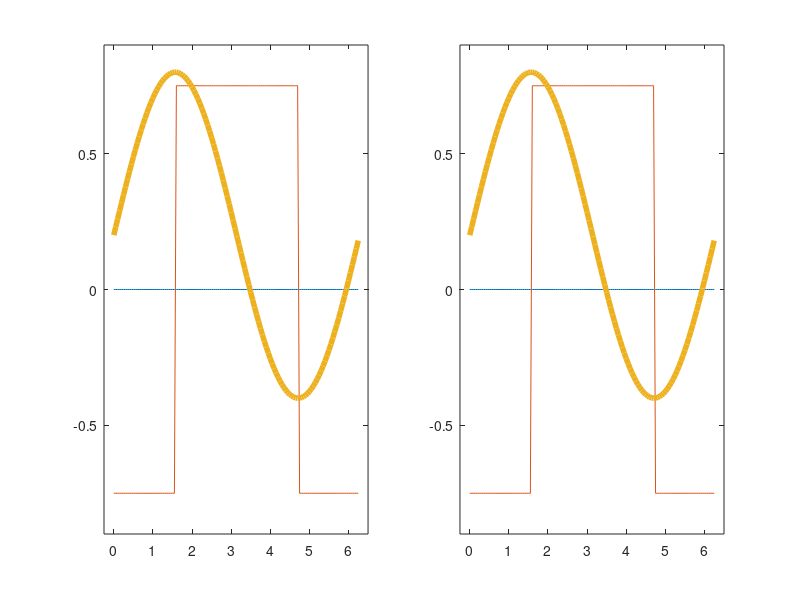

Source code (MATLAB): (Note: this script raises an error after producing the figure.)

%% - Example 1, XKCDify simple line plots
clear;
close all;

figure('Position', [100 460 1120 420]);
a(1) = subplot(121); a(2) = subplot(122);

x = 0:.05:2*pi;
y1 = zeros(size(x));  % flat line
y2 =  mod(round(x / pi),2)*1.5 - .75; % Square wave
y3 = .2 + .6 * sin(x); % sine wave

plot(x,y1,x,y2,x,y3, 'linewidth', 4, 'Parent', a(1));
plot(x,y1,x,y2,x,y3, 'linewidth', 4, 'Parent', a(2));
set(a, 'XLim', [x(1) - .25, x(end)+.25], 'YLim', [-.9 .9]);

xkcdify(gca);

%% - Example 2, XKCDify a bar plot with a line plot on top
clear; close all;

figure('Position', [100 460 1120 420]);
a(1) = subplot(121); a(2) = subplot(122);


x = [0:.1:5];
y = 1 + (x-2).^2;

bar([ 3 2 4 6], 'Parent', a(1));
line(x,y,'Color', 'r', 'lineWidth', 3, 'Parent', a(1));
bar([ 3 2 4 6], 'Parent', a(2));
line(x,y,'Color', 'r', 'lineWidth', 3, 'Parent', a(2));


xkcdify(a(2));

set(a, 'XLim', [.5 4.5], 'YLim', [0 7]);

%% - Example 3, XKCDify a boxplot with a line plot on top
close all;
n = 5;  data = rand(20,n) * 5;
x = 1:n; y =  mean(data) + rand(1,n);

figure('Position', [100 460 1120 420]);
a(1) = subplot(121); a(2) = subplot(122);

boxplot( data, 'Parent', a(1)); 

set( get(get(a(1), 'Children'),'Children'), 'LineWidth', 3); % Hack to grow the line width of the boxplot
line(x, y, 'color', 'g', 'linewidth', 3, 'Parent', a(1));

boxplot( data, 'Parent', a(2)); 

set( get(get(a(2), 'Children'),'Children'), 'LineWidth', 3); % Hack to grow the line width of the boxplot
line(x, y, 'color', 'g', 'linewidth', 3, 'Parent', a(2));

xkcdify(gca)
